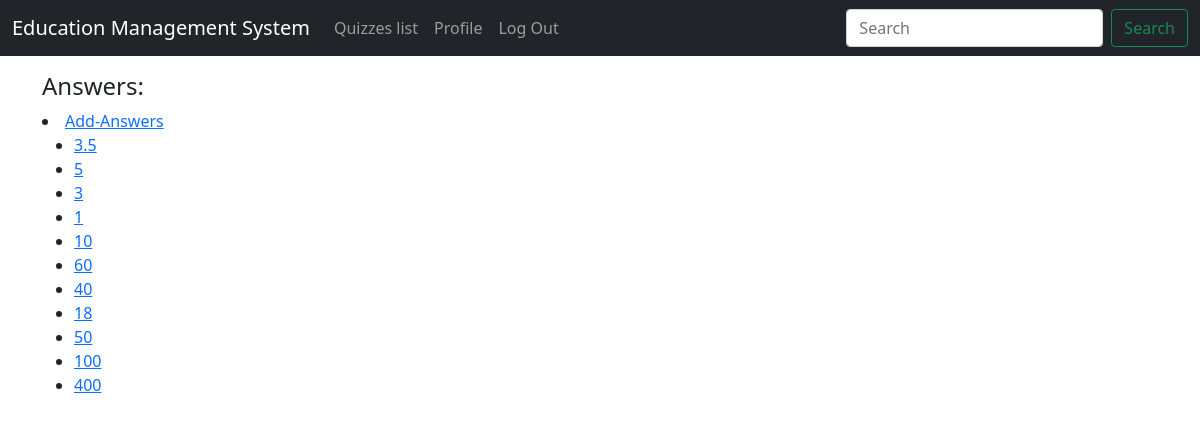
The app's page /quizzes/qustions/answers/ (signed in) with its own data.
### quizzes/models.py (models this page shows, shortened)
class Answer(models.Model):
    answer = models.TextField()

### accounts/decorators.py (the view)
    def wrapper_func(request,*args,**kwargs):
        group=None
        if request.user.groups.exists():
            group=request.user.groups.all()[0].name
        if group == 'students':
            return redirect('pages:home')
        if group == 'staff':
            return view_func(request,*args,**kwargs)

### quizzes/views.py (called while the page is built)
@login_required
@admin_only
def admin_answers_list_view(request):
    answers=Answer.objects.all()
    context={
        "answers":answers,
    }
    return render(request,"staff/answer_list.html",context)

### templates/staff/answer_list.html
{% extends "base.html" %}
{% block content %}
    <h4>Answers: </h4>
    <li><a href="{% url 'quizzes:create_answer' %}">Add-Answers</a></li>
    <ul>
    {% for ans in answers%}
        <li><a href="{% url 'quizzes:edit_answer' ans.id %}">{{ ans.answer }}</a></li>
    {% endfor %}
    </ul>
{% endblock content %}

### records on screen
Answer: answer "3.5"
Answer: answer "5"
Answer: answer "3"
Answer: answer "1"
Answer: answer "10"
Answer: answer "60"
Answer: answer "40"
Answer: answer "18"
Answer: answer "50"
Answer: answer "100"
Answer: answer "400"
